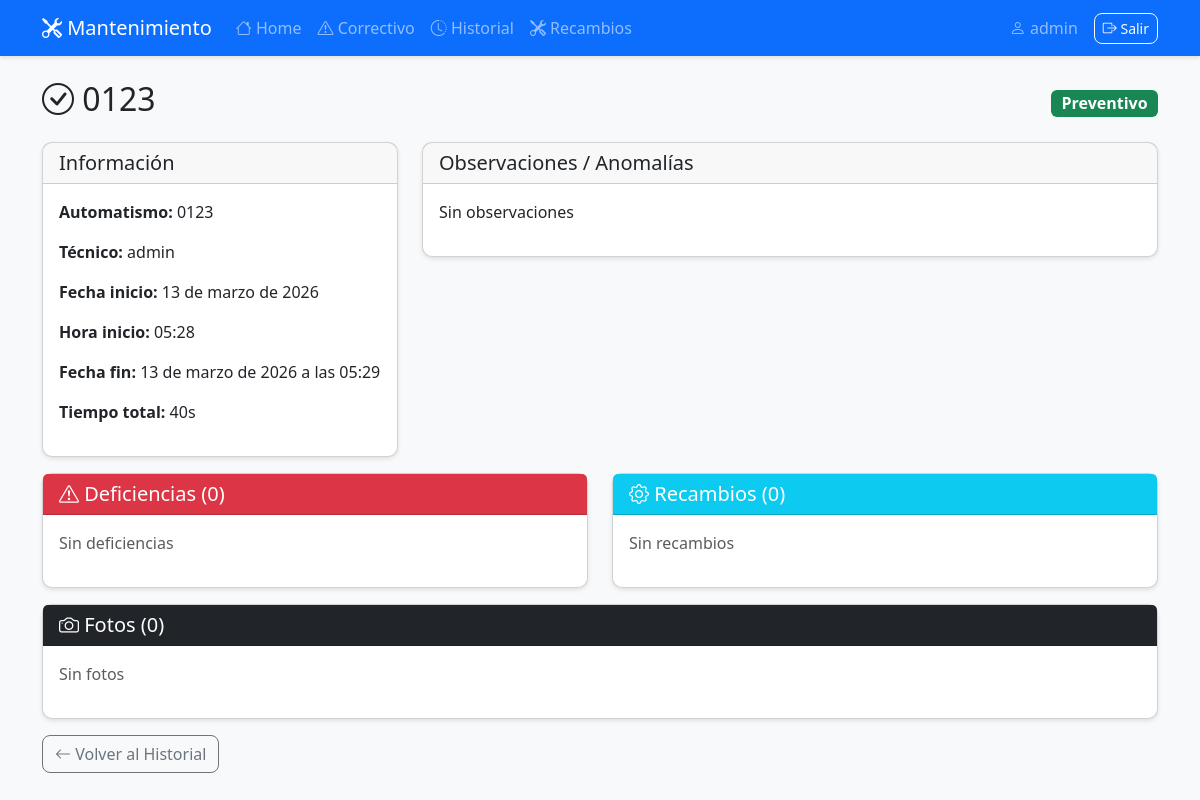
Page /historial/preventivo/0123/ (signed in) on the committed database.
### preventivoapp/models.py (models this page shows, shortened)
class Preventivo(models.Model):
    codigo = models.CharField(max_length=50, unique=True, verbose_name='Código PDS')
    automatismo = models.ForeignKey(Automatismo, on_delete=models.CASCADE, related_name='preventivos')
    tecnico = models.ForeignKey(User, on_delete=models.SET_NULL, null=True, related_name='preventivos')
    fecha_inicio = models.DateField(auto_now_add=True, verbose_name='Fecha inicio')
    hora_inicio = models.TimeField(auto_now_add=True, verbose_name='Hora inicio')
    tiempo = models.DurationField(null=True, blank=True, verbose_name='Tiempo transcurrido')
    observaciones = models.TextField(blank=True, verbose_name='Observaciones / Anomalías')
    fecha_fin = models.DateTimeField(null=True, blank=True, verbose_name='Fecha fin')
    hora_parada = models.DateTimeField(null=True, blank=True, verbose_name='Hora de última parada')
    estado = models.CharField(max_length=20, choices=[
        ('iniciado', 'Iniciado'),
        ('en_progreso', 'En curso'),
        ('parado', 'Parado'),
        ('finalizado', 'Finalizado')
    ], default='iniciado', verbose_name='Estado')
    class Meta:
        verbose_name = 'Preventivo'
        verbose_name_plural = 'Preventivos'
        ordering = ['-fecha_inicio', '-hora_inicio']

class Automatismo(models.Model):
    codigo = models.CharField(max_length=50, unique=True, verbose_name='Código')
    class Meta:
        verbose_name = 'Automatismo'
        verbose_name_plural = 'Automatismos'

### preventivoapp/views.py (the view)
# urls.py: path('historial/preventivo/<str:codigo_pds>/', views.detalle_historial_preventivo, name='detalle_historial_preventivo'),
@login_required
def detalle_historial_preventivo(request, codigo_pds):
    preventivo = get_object_or_404(Preventivo, codigo=codigo_pds)
    return render(request, 'preventivoapp/detalle_historial_preventivo.html', {'preventivo': preventivo})

### preventivoapp/templatetags/extras.py (called while the page is built)
@register.filter
def duration(td):
    if not td:
        return "-"
    total_seconds = int(td.total_seconds())
    days = total_seconds // 86400
    hours = (total_seconds % 86400) // 3600
    minutes = (total_seconds % 3600) // 60
    seconds = total_seconds % 60
    parts = []
    if days > 0:
        parts.append(f"{days}d")
    if hours > 0:
        parts.append(f"{hours}h")
    if minutes > 0:
        parts.append(f"{minutes}m")
    if seconds > 0 or not parts:
        parts.append(f"{seconds}s")
    return " ".join(parts)

### preventivoapp/templates/preventivoapp/detalle_historial_preventivo.html (shortened to what this page needs)
{% extends 'preventivoapp/base.html' %}
{% load extras %}
{% block content %}
<div class="row">
    <div class="col-12">
        <div class="d-flex justify-content-between align-items-center mb-3">
            <h2><i class="bi bi-check-circle"></i> {{ preventivo.codigo }}</h2>
            <span class="badge bg-success fs-6">Preventivo</span>
        </div>
    </div>
</div>
<div class="row mb-3">
    <div class="col-md-4">
        <div class="card">
            <div class="card-header">
                <h5 class="mb-0">Información</h5>
            </div>
            <div class="card-body">
                <p><strong>Automatismo:</strong> {{ preventivo.automatismo.codigo }}</p>
                <p><strong>Técnico:</strong> {{ preventivo.tecnico.username }}</p>
                <p><strong>Fecha inicio:</strong> {{ preventivo.fecha_inicio }}</p>
                <p><strong>Hora inicio:</strong> {{ preventivo.hora_inicio }}</p>
                {% if preventivo.fecha_fin %}
                <p><strong>Fecha fin:</strong> {{ preventivo.fecha_fin }}</p>
                {% endif %}
                {% if preventivo.tiempo %}
                <p><strong>Tiempo total:</strong> {{ preventivo.tiempo|duration }}</p>
                {% endif %}
            </div>
        </div>
    </div>
    <div class="col-md-8">
        <div class="card">
            <div class="card-header">
                <h5 class="mb-0">Observaciones / Anomalías</h5>
            </div>
            <div class="card-body">
                <p>{{ preventivo.observaciones|default:"Sin observaciones" }}</p>
            </div>
        </div>
    </div>
</div>
<div class="row mb-3">
    <div class="col-md-6">
        <div class="card">
            <div class="card-header bg-danger text-white">
                <h5 class="mb-0"><i class="bi bi-exclamation-triangle"></i> Deficiencias ({{ preventivo.deficiencias.count }})</h5>
            </div>
            <div class="card-body">
                {% if preventivo.deficiencias.all %}
                <ul class="list-group">
                    {% for def in preventivo.deficiencias.all %}
                    <li class="list-group-item">
                        <strong>{{ def.get_tipo_display }}</strong>
                        <span class="badge bg-{% if def.severidad == 'alta' or def.severidad == 'critica' %}danger{% elif def.severidad == 'media' %}warning{% else %}success{% endif %}">
                            {{ def.get_severidad_display }}
                        </span>
                        <p class="mb-0 small">{{ def.descripcion }}</p>
                    </li>
                    {% endfor %}
                </ul>
                {% else %}
                <p class="text-muted">Sin deficiencias</p>
                {% endif %}
            </div>
        </div>
    </div>
    <div class="col-md-6">
        <div class="card">
            <div class="card-header bg-info text-white">
                <h5 class="mb-0"><i class="bi bi-gear"></i> Recambios ({{ preventivo.recambios.count }})</h5>
            </div>
            <div class="card-body">
                {% if preventivo.recambios.all %}
                <ul class="list-group">
                    {% for rec in preventivo.recambios.all %}
                    <li class="list-group-item d-flex justify-content-between align-items-center">
                        {{ rec.nombre }}
                        <span class="badge bg-primary rounded-pill">{{ rec.cantidad }}</span>
                    </li>
                    {% endfor %}
                </ul>
                {% else %}
                <p class="text-muted">Sin recambios</p>
                {% endif %}
            </div>
        </div>
    </div>
</div>
<div class="row mb-3">
    <div class="col-12">
        <div class="card">
            <div class="card-header bg-dark text-white">
                <h5 class="mb-0"><i class="bi bi-camera"></i> Fotos ({{ preventivo.fotos.count }})</h5>
            </div>
            <div class="card-body">
                {% if preventivo.fotos.all %}
                <div class="row">
                    {% for foto in preventivo.fotos.all %}
                    <div class="col-6 col-md-3 mb-2">
                        <a href="{{ foto.imagen }}" target="_blank">
                            <img src="{{ foto.imagen }}" class="img-fluid rounded" style="max-width: 100%; max-height: 200px; height: auto;">
                        </a>
                        {% if foto.descripcion %}
                        <small class="d-block text-muted">{{ foto.descripcion }}</small>
                        {% endif %}
                    </div>
                    {% endfor %}
                </div>
                {% else %}
                <p class="text-muted">Sin fotos</p>
                {% endif %}
            </div>
        </div>
    </div>
</div>
<div class="row">
    <div class="col-12">
        <a href="{% url 'historial' %}" class="btn btn-outline-secondary">
            <i class="bi bi-arrow-left"></i> Volver al Historial
        </a>
    </div>
</div>
{% endblock %}

### preventivoapp/templates/preventivoapp/base.html (shortened to what this page needs)
<!DOCTYPE html>
<html lang="es">
<head>
    <link href="https://cdn.jsdelivr.net/npm/bootstrap@5.3.0/dist/css/bootstrap.min.css" rel="stylesheet">
    <link rel="stylesheet" href="https://cdn.jsdelivr.net/npm/bootstrap-icons@1.10.0/font/bootstrap-icons.css">
</head>
<body>
    {% if user.is_authenticated %}
    <nav class="navbar navbar-expand-lg navbar-dark bg-primary mb-4">
        <div class="container">
            <a class="navbar-brand" href="{% url 'automatismos' %}">
                <i class="bi bi-tools"></i> Mantenimiento
            </a>
            <div class="collapse navbar-collapse" id="navbarNav">
                <ul class="navbar-nav me-auto">
                    <li class="nav-item">
                        <a class="nav-link" href="{% url 'automatismos' %}">
                            <i class="bi bi-house"></i> Home
                        </a>
                    </li>
                    <li class="nav-item">
                        <a class="nav-link" href="{% url 'crear_correctivo' %}">
                            <i class="bi bi-exclamation-triangle"></i> Correctivo
                        </a>
                    </li>
                    <li class="nav-item">
                        <a class="nav-link" href="{% url 'historial' %}">
                            <i class="bi bi-clock-history"></i> Historial
                        </a>
                    </li>
                    <li class="nav-item">
                        <a class="nav-link" href="{% url 'buscar_recambios' %}">
                            <i class="bi bi-tools"></i> Recambios
                        </a>
                    </li>
                </ul>
                <span class="navbar-text me-3">
                    <i class="bi bi-person"></i> {{ user.username }}
                </span>
                <a href="{% url 'logout' %}" class="btn btn-outline-light btn-sm">
                    <i class="bi bi-box-arrow-right"></i> Salir
                </a>
            </div>
        </div>
    </nav>
    {% endif %}
    <div class="container">
        {% block content %}{% endblock %}
    </div>
</body>
</html>

### preventivoapp/templates/preventivoapp/base.html (style rules this page uses)
body { background-color: #f8f9fa; }
.card { border-radius: 10px; box-shadow: 0 2px 4px rgba(0,0,0,0.1); }
.btn { border-radius: 8px; }
.navbar { box-shadow: 0 2px 4px rgba(0,0,0,0.1); }

### rows in the picture
Preventivo: codigo "0123", automatismo.codigo "0123", tecnico.username "admin", fecha_inicio "13 de marzo de 2026", hora_inicio "05:28", fecha_fin "13 de marzo de 2026 a las 05:29", tiempo|duration "40s", observaciones "Sin observaciones", deficiencias.count "0", recambios.count "0", fotos.count "0"

### other values in the picture
{{ user.username }} "admin"
